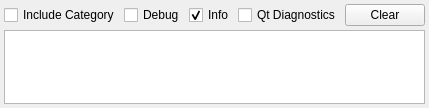
<?xml version="1.0" encoding="UTF-8"?>
<ui version="4.0">
 <class>MessagesPanel</class>
 <widget class="QWidget" name="MessagesPanel">
  <property name="geometry">
   <rect>
    <x>0</x>
    <y>0</y>
    <width>400</width>
    <height>108</height>
   </rect>
  </property>
  <property name="maximumSize">
   <size>
    <width>16777215</width>
    <height>120</height>
   </size>
  </property>
  <property name="windowTitle">
   <string>Messages</string>
  </property>
  <layout class="QVBoxLayout" name="verticalLayout">
   <property name="spacing">
    <number>4</number>
   </property>
   <property name="leftMargin">
    <number>4</number>
   </property>
   <property name="topMargin">
    <number>4</number>
   </property>
   <property name="rightMargin">
    <number>4</number>
   </property>
   <property name="bottomMargin">
    <number>4</number>
   </property>
   <item>
    <layout class="QHBoxLayout" name="horizontalLayout">
     <item>
      <widget class="QCheckBox" name="Category">
       <property name="text">
        <string>Include Category</string>
       </property>
      </widget>
     </item>
     <item>
      <widget class="QCheckBox" name="Debug">
       <property name="text">
        <string>Debug</string>
       </property>
      </widget>
     </item>
     <item>
      <widget class="QCheckBox" name="Info">
       <property name="text">
        <string>Info</string>
       </property>
       <property name="checked">
        <bool>true</bool>
       </property>
      </widget>
     </item>
     <item>
      <widget class="QCheckBox" name="QtDiagnostics">
       <property name="text">
        <string>Qt Diagnostics</string>
       </property>
      </widget>
     </item>
     <item>
      <widget class="QPushButton" name="Clear">
       <property name="text">
        <string>Clear</string>
       </property>
      </widget>
     </item>
     <item>
      <spacer name="horizontalSpacer">
       <property name="orientation">
        <enum>Qt::Horizontal</enum>
       </property>
       <property name="sizeHint" stdset="0">
        <size>
         <width>0</width>
         <height>20</height>
        </size>
       </property>
      </spacer>
     </item>
    </layout>
   </item>
   <item>
    <widget class="QTextEdit" name="Text">
     <property name="readOnly">
      <bool>true</bool>
     </property>
    </widget>
   </item>
  </layout>
 </widget>
 <resources/>
 <connections/>
</ui>
